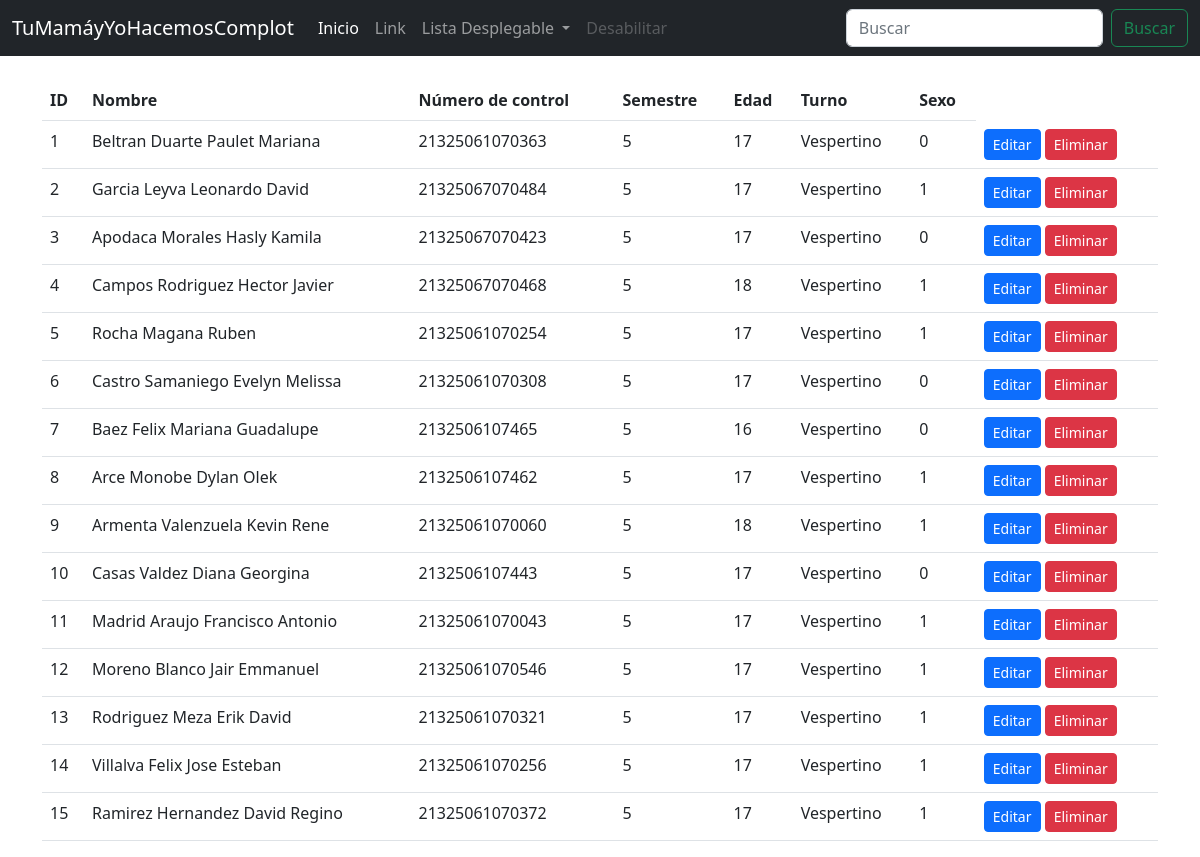
/parcial2/consultarAlumnos.php, run on an earlier commit of the app's database.
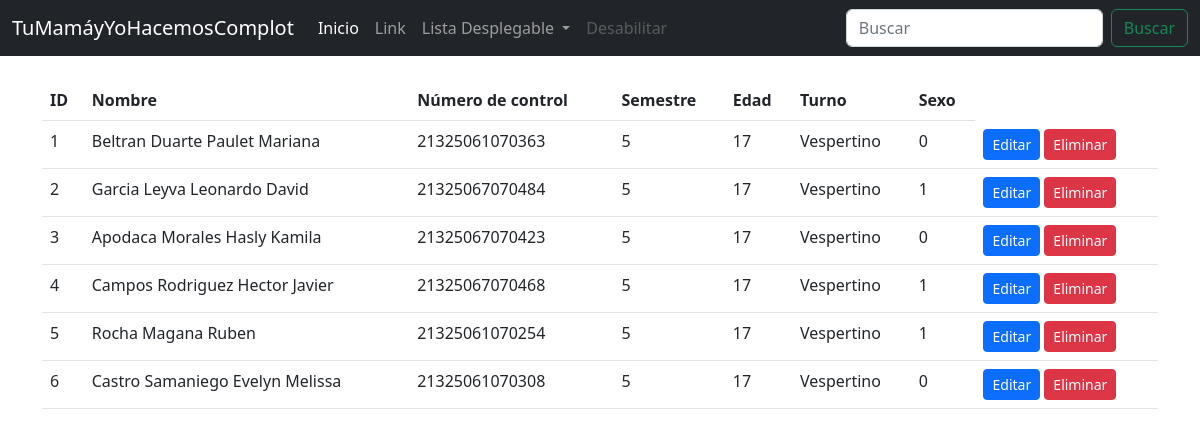
And on a later commit of the database.
### tables this page shows
CREATE TABLE `alumnos` (
  `id` int(11) NOT NULL,
  `nombre` varchar(100) NOT NULL,
  `numero_control` varchar(30) NOT NULL,
  `semestre` int(11) NOT NULL,
  `edad` int(11) NOT NULL,
  `turno` varchar(10) NOT NULL,
  `sexo` tinyint(4) NOT NULL
);

### parcial2/consultarAlumnos.php (the view, shortened to what this page needs)
<!DOCTYPE html>
<html lang="en">
<head>
    <link rel="stylesheet" href="css/bootstrap.css">
</head>
<body>
    <?php
        include 'menu.php';
        include 'conexion.php';
        $sql = "SELECT * FROM alumnos";
        $datos = $conexion->query($sql);
    ?>
    <div class="container">
        <div class="row">
            <div class="col-12">
        <?php
            if($datos->num_rows > 0) { ?>
                <br>
                <table class="table table-hover">
                    <thead>
                        <tr>
                            <th>ID</th>
                            <th>Nombre</th>
                            <th>Número de control</th>
                            <th>Semestre</th>
                            <th>Edad</th>
                            <th>Turno</th>
                            <th>Sexo</th>
                        </tr>
                    </thead>
                    <tbody>
                    <?php while($registro = $datos->fetch_assoc()){ ?>
                        <tr>
                            <td><?php echo $registro["id"]; ?></td>
                            <td><?php echo $registro["nombre"]; ?></td>
                            <td><?php echo $registro["numero_control"]; ?></td>
                            <td><?php echo $registro["semestre"]; ?></td>
                            <td><?php echo $registro["edad"]; ?></td>
                            <td><?php echo $registro["turno"]; ?></td>
                            <td><?php echo $registro["sexo"]; ?></td>
                            <td>
                                <a href="" class="btn btn-sm btn-primary">Editar</a>
                                <a href="" class="btn btn-sm btn-danger">Eliminar</a>
                            </td>
                        </tr>
                        <?php } ?>
                    </tbody>
                </table>
        <?php }else{ ?>
            <center><h2>No existen datos del alumno en la base de datos</h2></center>
        <?php } ?>
            </div>
        </div>
    </div>
</body>
</html>

What changed in the data, as far as the page shows it:
removed alumnos: id "7", nombre "Baez Felix Mariana Guadalupe", numero_control "2132506107465", semestre "5", edad "16", turno "Vespertino", sexo "0"
removed alumnos: id "8", nombre "Arce Monobe Dylan Olek", numero_control "2132506107462", semestre "5", edad "17", turno "Vespertino", sexo "1"
removed alumnos: id "9", nombre "Armenta Valenzuela Kevin Rene", numero_control "21325061070060", semestre "5", edad "18", turno "Vespertino", sexo "1"
removed alumnos: id "10", nombre "Casas Valdez Diana Georgina", numero_control "2132506107443", semestre "5", edad "17", turno "Vespertino", sexo "0"
removed alumnos: id "11", nombre "Madrid Araujo Francisco Antonio", numero_control "21325061070043", semestre "5", edad "17", turno "Vespertino", sexo "1"
removed alumnos: id "12", nombre "Moreno Blanco Jair Emmanuel", numero_control "21325061070546", semestre "5", edad "17", turno "Vespertino", sexo "1"
removed alumnos: id "13", nombre "Rodriguez Meza Erik David", numero_control "21325061070321", semestre "5", edad "17", turno "Vespertino", sexo "1"
removed alumnos: id "14", nombre "Villalva Felix Jose Esteban", numero_control "21325061070256", semestre "5", edad "17", turno "Vespertino", sexo "1"
removed alumnos: id "15", nombre "Ramirez Hernandez David Regino", numero_control "21325061070372", semestre "5", edad "17", turno "Vespertino", sexo "1"
changed alumnos "Campos Rodriguez Hector Javier": edad "18" → "17"
